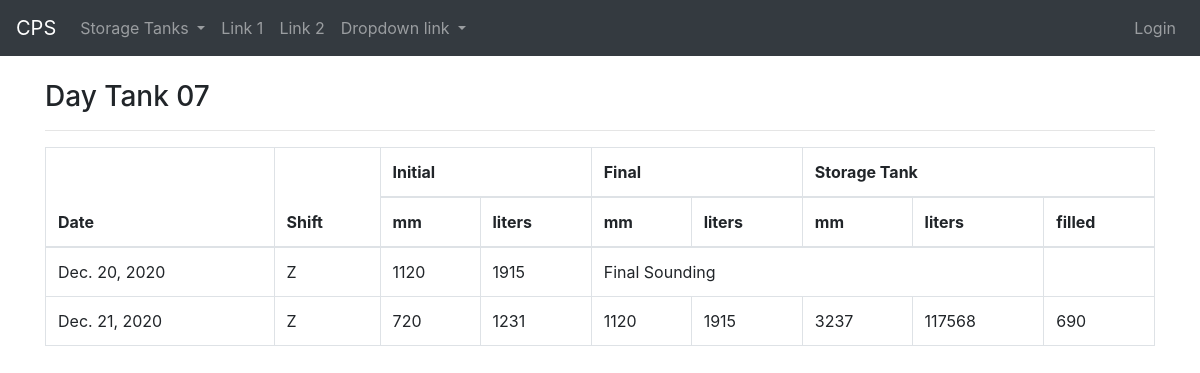
/daytank/1/, run on the app's committed database.
### cps/models.py (models this page shows)
class DayTankRecord(models.Model):
    class Meta:
        db_table = 'tblDayTankRecords'
    record_date = models.DateField()
    record_time = models.TimeField()
    shift = models.CharField(max_length=1)
    Genset = models.ForeignKey(
        'Genset',
        on_delete=models.CASCADE
    )
    daytank = models.ForeignKey(
        'DayTank',
        on_delete=models.CASCADE
    )
    no = models.IntegerField(db_index=True)
    is_daily_final = models.BooleanField(default=False)
    initial = models.IntegerField()
    final = models.IntegerField(
        default=None,
        blank=True,
        null=True
    )
    storage_tank_record = models.OneToOneField(
        'StorageTankRecord',
        on_delete=models.CASCADE,
        default=None,
        blank=True,
        null=True
    )
    created_at = models.DateTimeField(auto_now_add=True)
    updated_at = models.DateTimeField(auto_now=True)

class StorageTankRecord(models.Model):
    class Meta:
        db_table = 'tblStorageTankRecords'
    record_date = models.DateField()
    record_time = models.TimeField()
    shift = models.CharField(max_length=1)
    storage_tank = models.ForeignKey(
        'StorageTank',
        on_delete=models.CASCADE
    )
    details = models.CharField(max_length=255)
    sounding = models.IntegerField()
    liters = models.IntegerField()
    diff = models.IntegerField()

### cps/views/daytank.py (the view)
# urls.py: path('daytank/<int:id>/', views.daytank.view, name='cps.daytanks.view'),
def view(request, id):
    records = DayTankRecord.objects.filter(daytank=id)\
        .order_by('record_date', 'record_time')
    no = '{:02d}'.format(DayTank.objects.get(pk=id).genset.no)
    for record in records:
        record.initial_liters = round(record.daytank.multiplier * record.initial)
        record.final_liters = round(record.daytank.multiplier * record.final)\
            if record.final else None
    print(records)
    context = {
        "records": records,
        "no": no
    }
    return render(request, 'daytank/view.html', context)

### cps/templates/daytank/view.html (shortened to what this page needs)
{% extends "_base.html" %}
{% block content %}
<h3>Day Tank {{ no }}</h3>
<hr>
<table class="table table-bordered table-hover">
    <thead>
        <tr>
            <th rowspan="2">Date</th>
            <th rowspan="2">Shift</th>
            <th colspan="2">Initial</th>
            <th colspan="2">Final</th>
            <th colspan="3">Storage Tank</th>
        </tr>
        <tr>
            <th scope="col">mm</th>
            <th scope="col">liters</th>
            <th scope="col">mm</th>
            <th scope="col">liters</th>
            <th scope="col">mm</th>
            <th scope="col">liters</th>
            <th scope="col">filled</th>
        </tr>
    </thead>
    <tbody>
        {% for record in records %}
        <tr>
            <td>{{ record.record_date }}</td>
            <td>{{ record.shift }}</td>
            <td>{{ record.initial }}</td>
            <td>{{ record.initial_liters }}</td>
            {% if record.final %}
                <td>{{ record.final }}</td>
                <td>{{ record.final_liters }}</td>
                <td>{{ record.storage_tank_record.sounding }}</td>
                <td>{{ record.storage_tank_record.liters }}</td>
                <td>{{ record.storage_tank_record.diff }}</td>
            {% else %}
                <td colspan="4">Final Sounding</td>
                <td></td>
            {% endif %}
        </tr>
        {% endfor %}
    </tbody>
</table>
{% endblock %}

### public/custom-styles.css (style rules this page uses)
hr { margin-top: 5px; margin-bottom: 5px }

### data on the page
DayTankRecord: record_date "Dec. 20, 2020", shift "Z", initial "1120", initial_liters "1915", shows "Final Sounding"
DayTankRecord: record_date "Dec. 21, 2020", shift "Z", initial "720", initial_liters "1231", final "1120", final_liters "1915", storage_tank_record.sounding "3237", storage_tank_record.liters "117568", storage_tank_record.diff "690"

### other printed values
{{ no }} "07"
